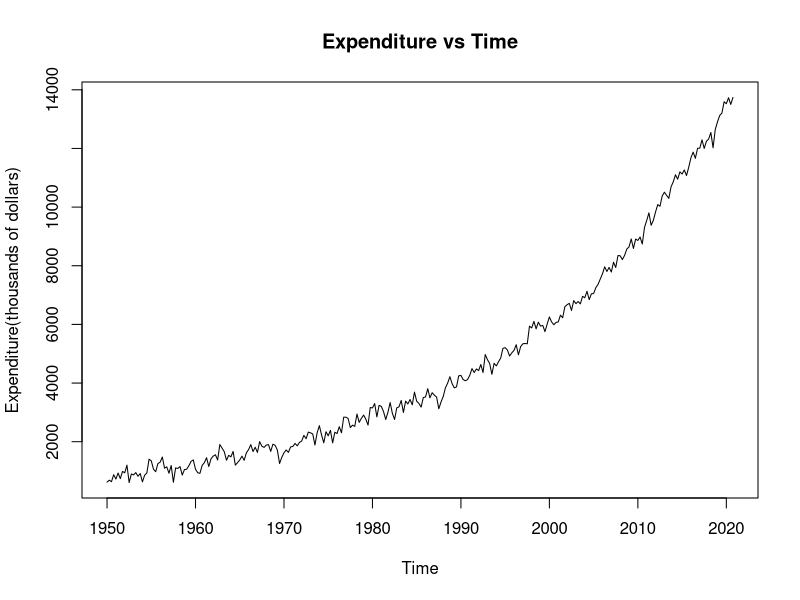
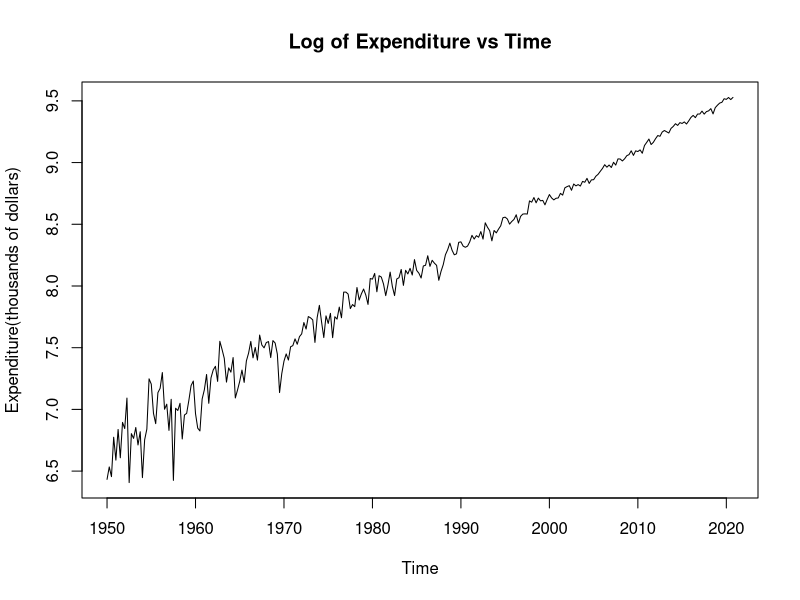
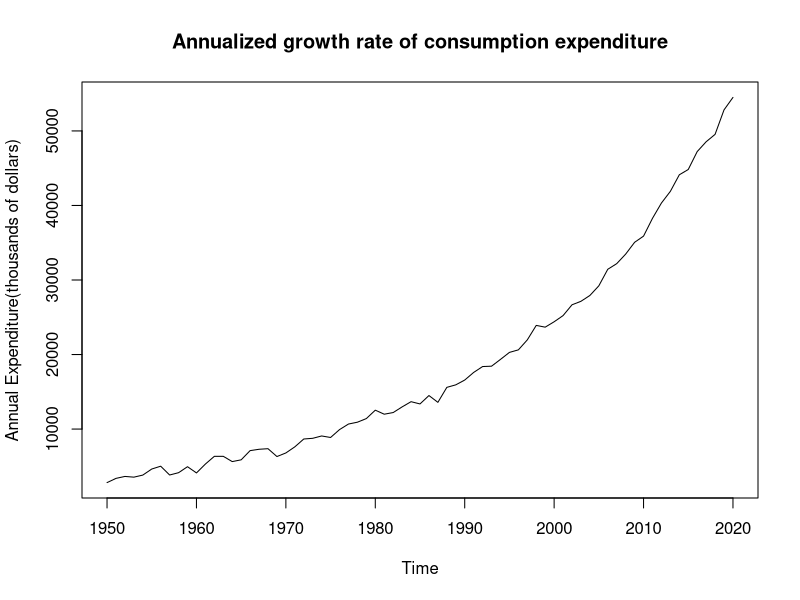
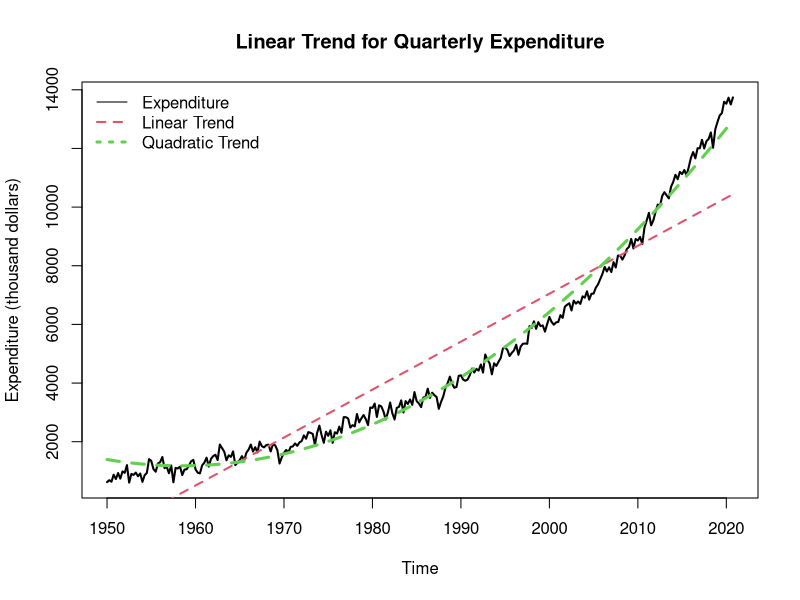
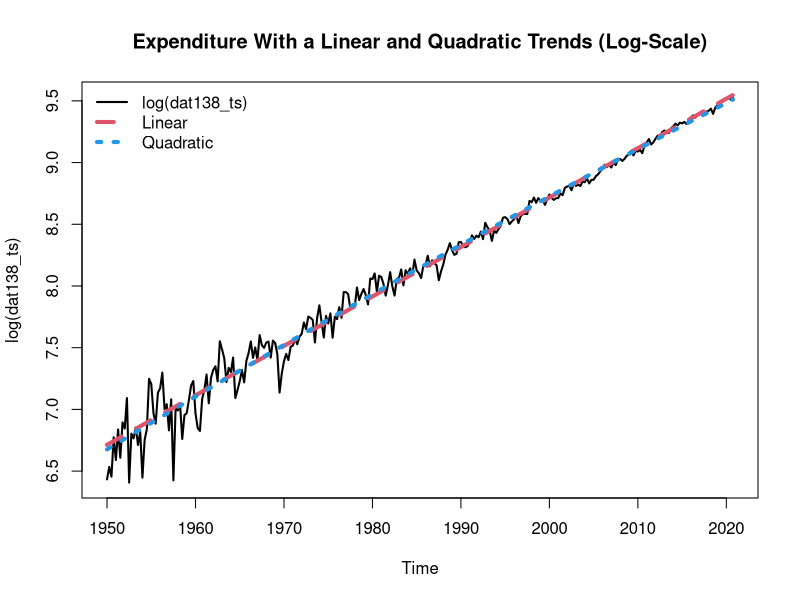
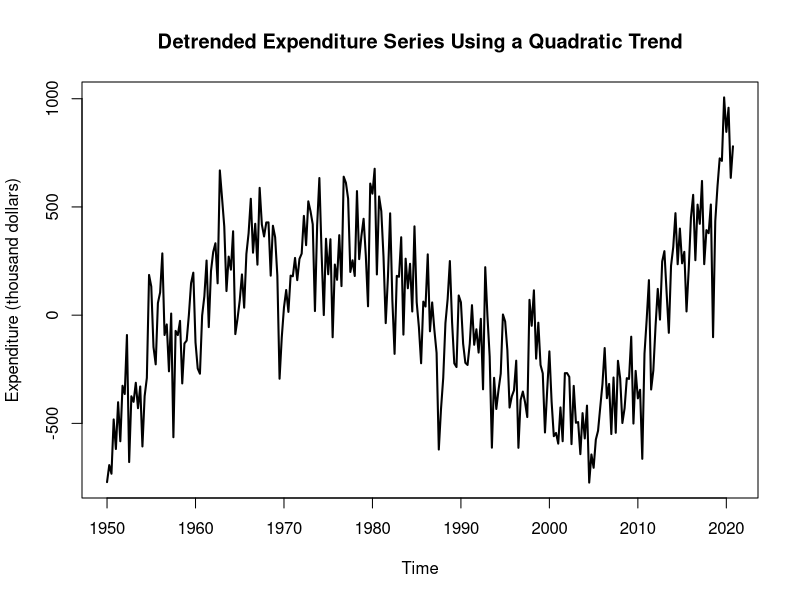
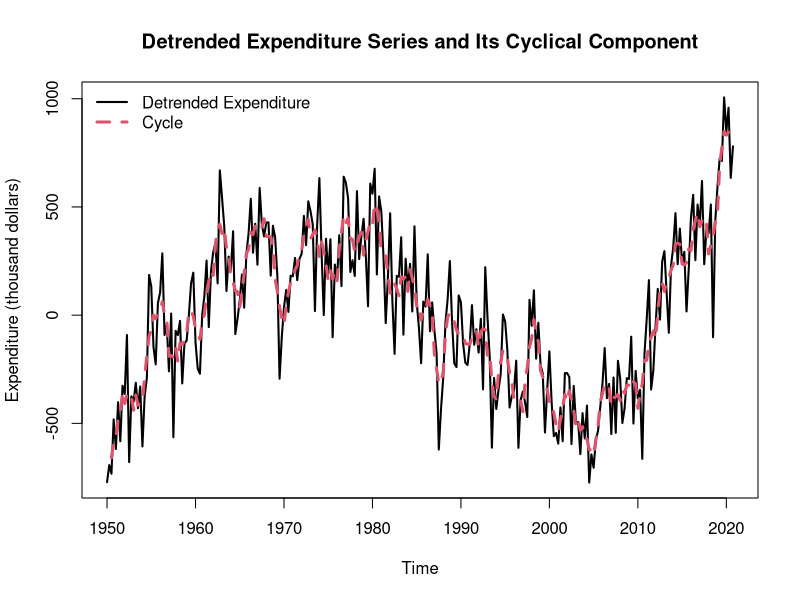
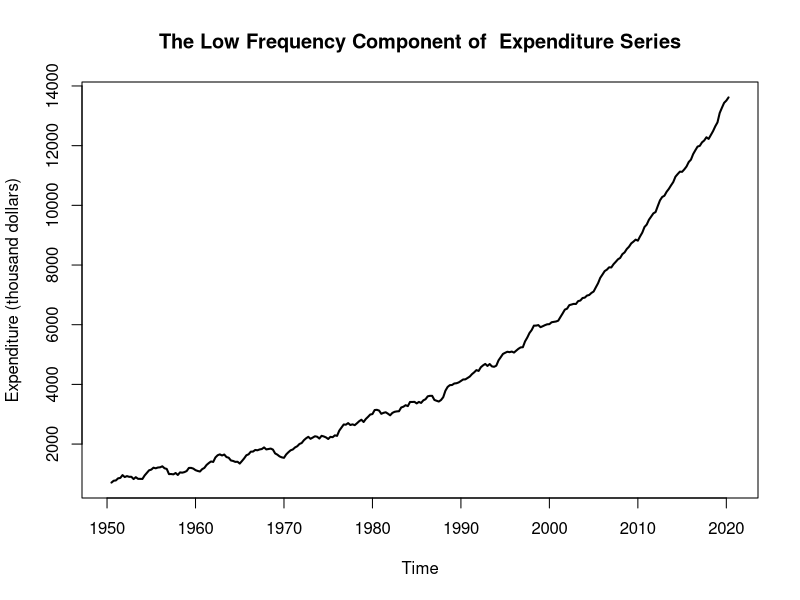

Write the R code that produced these figures, in order.
## ---- chunk 1
knitr::opts_chunk$set(echo = TRUE)
## ---- chunk 2
# Import data
imported_data <- read.csv("assignment_data/dat138.csv")
dat138 <- imported_data[,3]
dat138_ts <- ts(dat138, frequency=4, start=1950) # convert to time series object

dat138_t <- time(dat138_ts) # Decimal dates
## ---- chunk 3
# Plot the series using a line chart
plot(dat138_ts,
     ylab="Expenditure(thousands of dollars)", # y axis title
     xlab = "Time", # x axis title
     main="Expenditure vs Time" # main chart title
     )

## ---- chunk 4
# Plot the series using a line chart
plot(log(dat138_ts),
     ylab="Expenditure(thousands of dollars)", # y axis title
     xlab = "Time", # x axis title
     main="Log of Expenditure vs Time" # main chart title
     )
## ---- chunk 5
# create annualized data
dat138Y <- aggregate(dat138_ts, nfrequency = 1, FUN = sum)

# Plot the series using a line chart
plot(dat138Y,
     ylab="Annual Expenditure(thousands of dollars)", # y axis title
     xlab = "Time", # x axis title
     main="Annualized growth rate of consumption expenditure" # main chart title
     )

## ---- chunk 6
dat138coefT <- coef(lm(dat138_ts~dat138_t))
trend <- dat138coefT[1] + dat138coefT[2]*dat138_t

dat138_t2 <- dat138_t^2
dat138coefT2 <- coef(lm(dat138_ts~dat138_t+dat138_t2))
trend2 <- dat138coefT2[1] + dat138coefT2[2]*dat138_t + dat138coefT2[3]*dat138_t2

plot(dat138_ts,
     ylab="Expenditure (thousand dollars)",
     main="Linear Trend for Quarterly Expenditure",
     lwd=2)
lines(trend, col=2, lty=2, lwd=2)
lines(trend2, col=3, lty=2, lwd=3)
legend("topleft", c("Expenditure","Linear Trend","Quadratic Trend"), col=1:3,
       lty=1:3, lwd=1:3, bty='n')
## ---- chunk 7
ldat183 <- log(dat138_ts)

lcoefT <- coef(lm(ldat183~dat138_t)) ## linear coefficients
lcoefT2 <- coef(lm(ldat183~dat138_t+dat138_t2)) ## quadratic coefficients
ltrend <- lcoefT[1] + lcoefT[2]*dat138_t ## linear trend
ltrend2 <- lcoefT2[1] + lcoefT2[2]*dat138_t + lcoefT2[3]*dat138_t2 ## quadratic trend
plot(ldat183, lwd=2, main="Expenditure With a Linear and Quadratic Trends (Log-Scale)",
     ylab="log(dat138_ts)")
lines(ltrend, col=2, lty=2, lwd=4)
lines(ltrend2, col=4, lty=3, lwd=4)
legend("topleft", c("log(dat138_ts)", "Linear","Quadratic"), col=c(1,2,4), lty=1:3,
       lwd=c(2,4,4), bty='n')
## ---- chunk 8
#plot(dat138_ts-trend, lwd=2,main="Detrended Expenditure Series Using a Linear Trend", #ylab="Expenditure (thousand dollars)")


plot(dat138_ts-trend2, lwd=2,
     main="Detrended Expenditure Series Using a Quadratic Trend",
     ylab="Expenditure (thousand dollars)")


## ---- chunk 9
CSI <- dat138_ts-trend2
C <- filter(CSI, filter=rep(1/5,5))

plot(CSI, lwd=2,
     main="Detrended Expenditure Series and Its Cyclical Component",
     ylab="Expenditure (thousand dollars)")
lines(C, col=2, lwd=3, lty=2)
legend("topleft", c("Detrended Expenditure", "Cycle"), col=1:2, lty=1:2,
       lwd=2:3, bty='n') 
## ---- chunk 10
CT <- trend2+C
plot(CT, lwd=2,
     main="The Low Frequency Component of  Expenditure Series",
     ylab="Expenditure (thousand dollars)") 
## ---- chunk 11
Dec <- decompose(CSI, filter=rep(1/5,5))

S <- Dec$figure 
barplot(S, main="Expenditure Series Seasonal Component",
        names.arg=c("Q1","Q2","Q3","Q4"))
## ---- chunk 12
dat1 <- read.csv("assignment_data/dat1.csv")

dat1_ts <- ts(dat1, frequency=4, start=1950)
dat1 <- dat1[,3]
ldat1 <- log(dat1_ts)

plot(ldat1, pch="*", col="darkgreen",
     xlab="Expenditure (thousand dollars)",
     ylab="Temperature (0.1 degree Celsius)",
     main="Co2 Emissions Versus Temperature Anomalies")
## ---- chunk 13
plot(ldat1,
     xy.labels=FALSE, xy.lines=FALSE,
     xlab="Precipitation (mm)",
     ylab="Temperature (degree Celsius)",
     main="Maximum Temperature Versus Total Precipitation")
